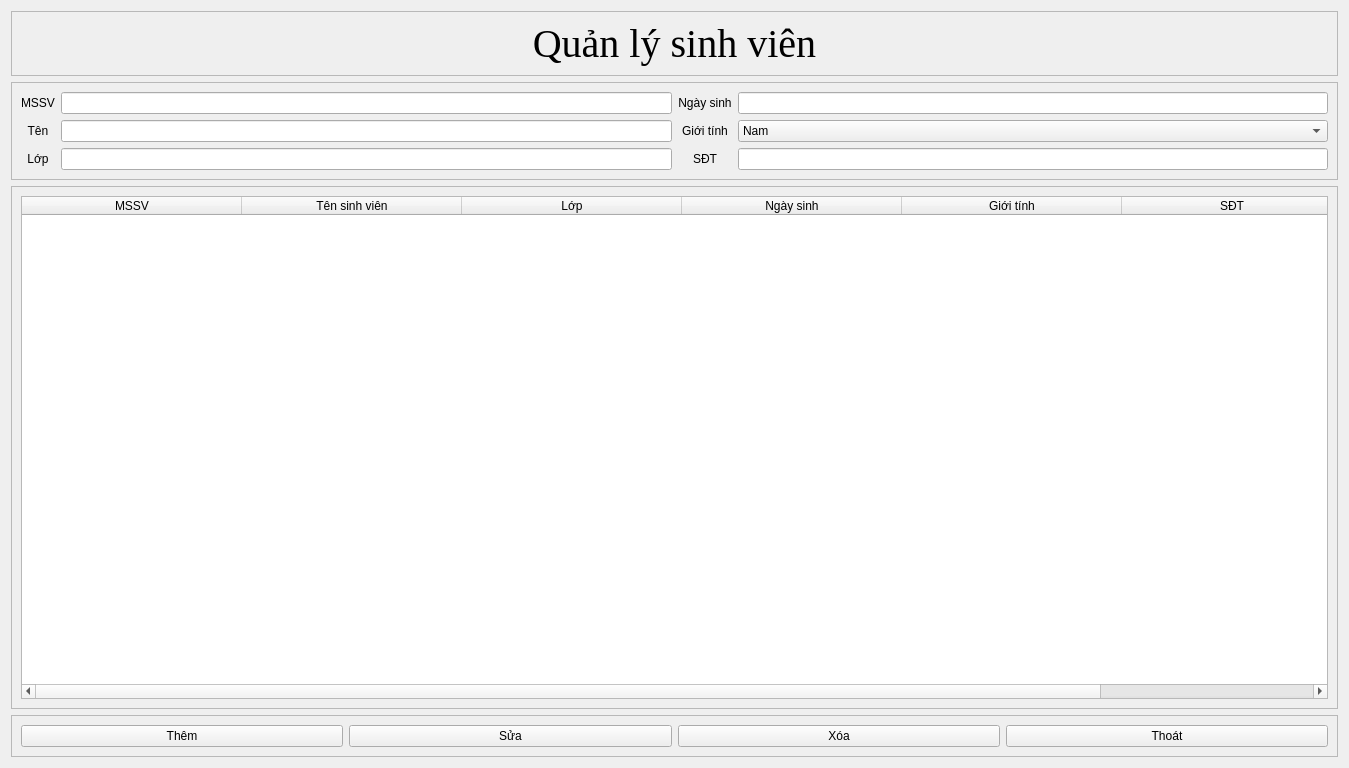
<?xml version="1.0" encoding="UTF-8"?>
<ui version="4.0">
 <class>Form</class>
 <widget class="QWidget" name="Form">
  <property name="geometry">
   <rect>
    <x>0</x>
    <y>0</y>
    <width>1349</width>
    <height>768</height>
   </rect>
  </property>
  <property name="windowTitle">
   <string>Form</string>
  </property>
  <layout class="QVBoxLayout" name="verticalLayout_2">
   <item>
    <widget class="QFrame" name="title_frame">
     <property name="frameShape">
      <enum>QFrame::StyledPanel</enum>
     </property>
     <property name="frameShadow">
      <enum>QFrame::Raised</enum>
     </property>
     <layout class="QGridLayout" name="gridLayout_3">
      <item row="0" column="0">
       <widget class="QLabel" name="label">
        <property name="font">
         <font>
          <family>Times New Roman</family>
          <pointsize>30</pointsize>
         </font>
        </property>
        <property name="text">
         <string>Quản lý sinh viên</string>
        </property>
        <property name="alignment">
         <set>Qt::AlignCenter</set>
        </property>
       </widget>
      </item>
     </layout>
    </widget>
   </item>
   <item>
    <widget class="QFrame" name="Info_form">
     <property name="frameShape">
      <enum>QFrame::StyledPanel</enum>
     </property>
     <property name="frameShadow">
      <enum>QFrame::Raised</enum>
     </property>
     <layout class="QGridLayout" name="gridLayout_4">
      <item row="0" column="0">
       <layout class="QGridLayout" name="gridLayout">
        <item row="1" column="1">
         <widget class="QLineEdit" name="TenEntry"/>
        </item>
        <item row="2" column="0">
         <widget class="QLabel" name="label_4">
          <property name="text">
           <string>Lớp</string>
          </property>
          <property name="alignment">
           <set>Qt::AlignCenter</set>
          </property>
         </widget>
        </item>
        <item row="2" column="1">
         <widget class="QLineEdit" name="LopEntry"/>
        </item>
        <item row="0" column="1">
         <widget class="QLineEdit" name="MSSVEntry"/>
        </item>
        <item row="1" column="0">
         <widget class="QLabel" name="label_3">
          <property name="text">
           <string>Tên</string>
          </property>
          <property name="alignment">
           <set>Qt::AlignCenter</set>
          </property>
         </widget>
        </item>
        <item row="0" column="0">
         <widget class="QLabel" name="label_2">
          <property name="text">
           <string>MSSV</string>
          </property>
          <property name="alignment">
           <set>Qt::AlignCenter</set>
          </property>
         </widget>
        </item>
       </layout>
      </item>
      <item row="0" column="1">
       <layout class="QGridLayout" name="gridLayout_2">
        <item row="0" column="0">
         <widget class="QLabel" name="label_5">
          <property name="text">
           <string>Ngày sinh</string>
          </property>
          <property name="alignment">
           <set>Qt::AlignCenter</set>
          </property>
         </widget>
        </item>
        <item row="0" column="1">
         <widget class="QLineEdit" name="NgsinhEntry"/>
        </item>
        <item row="1" column="0">
         <widget class="QLabel" name="label_6">
          <property name="text">
           <string>Giới tính</string>
          </property>
          <property name="alignment">
           <set>Qt::AlignCenter</set>
          </property>
         </widget>
        </item>
        <item row="1" column="1">
         <widget class="QComboBox" name="ComboboxGtinh">
          <item>
           <property name="text">
            <string>Nam</string>
           </property>
          </item>
          <item>
           <property name="text">
            <string>Nu</string>
           </property>
          </item>
         </widget>
        </item>
        <item row="2" column="0">
         <widget class="QLabel" name="label_7">
          <property name="text">
           <string>SĐT</string>
          </property>
          <property name="alignment">
           <set>Qt::AlignCenter</set>
          </property>
         </widget>
        </item>
        <item row="2" column="1">
         <widget class="QLineEdit" name="SDTEntry"/>
        </item>
       </layout>
      </item>
     </layout>
    </widget>
   </item>
   <item>
    <widget class="QFrame" name="listbox_frame">
     <property name="frameShape">
      <enum>QFrame::StyledPanel</enum>
     </property>
     <property name="frameShadow">
      <enum>QFrame::Raised</enum>
     </property>
     <layout class="QGridLayout" name="gridLayout_5">
      <item row="0" column="0">
       <widget class="QTableWidget" name="tableWidget">
        <property name="minimumSize">
         <size>
          <width>0</width>
          <height>121</height>
         </size>
        </property>
        <attribute name="horizontalHeaderDefaultSectionSize">
         <number>220</number>
        </attribute>
        <column>
         <property name="text">
          <string>MSSV</string>
         </property>
        </column>
        <column>
         <property name="text">
          <string>Tên sinh viên</string>
         </property>
        </column>
        <column>
         <property name="text">
          <string>Lớp</string>
         </property>
        </column>
        <column>
         <property name="text">
          <string>Ngày sinh</string>
         </property>
        </column>
        <column>
         <property name="text">
          <string>Giới tính</string>
         </property>
        </column>
        <column>
         <property name="text">
          <string>SĐT</string>
         </property>
        </column>
       </widget>
      </item>
     </layout>
    </widget>
   </item>
   <item>
    <widget class="QFrame" name="function_frame">
     <property name="frameShape">
      <enum>QFrame::StyledPanel</enum>
     </property>
     <property name="frameShadow">
      <enum>QFrame::Raised</enum>
     </property>
     <layout class="QHBoxLayout" name="horizontalLayout">
      <item>
       <widget class="QPushButton" name="AddBtn">
        <property name="text">
         <string>Thêm</string>
        </property>
       </widget>
      </item>
      <item>
       <widget class="QPushButton" name="UpdateBtn">
        <property name="text">
         <string>Sửa</string>
        </property>
       </widget>
      </item>
      <item>
       <widget class="QPushButton" name="DelBtn">
        <property name="text">
         <string>Xóa</string>
        </property>
       </widget>
      </item>
      <item>
       <widget class="QPushButton" name="ExitBtn">
        <property name="text">
         <string>Thoát</string>
        </property>
       </widget>
      </item>
     </layout>
    </widget>
   </item>
  </layout>
 </widget>
 <resources/>
 <connections/>
</ui>
